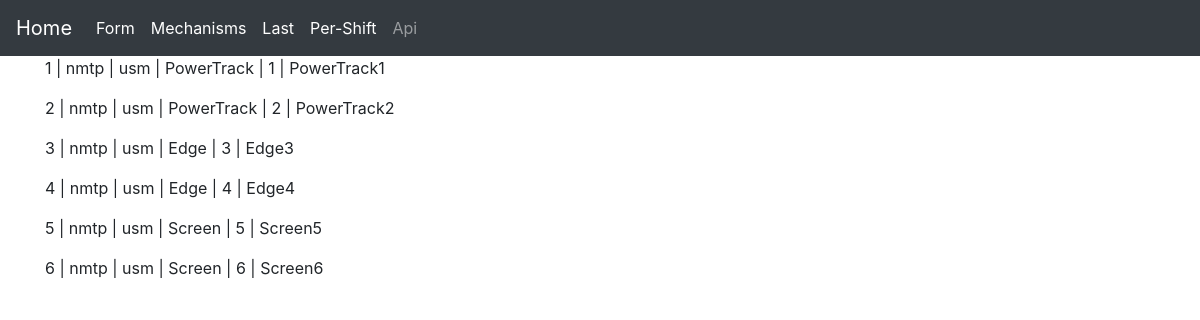
Before: /show_all_mechanisms with the older database file.
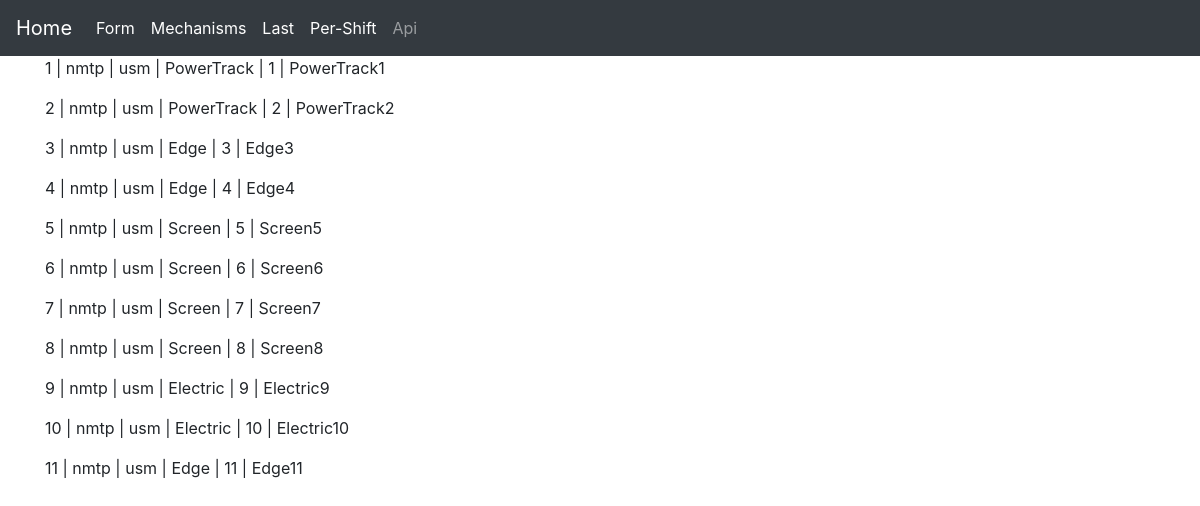
After: the same page with the newer database file.
### app/model.py (models this page shows, shortened)
class Mechanism(db.Model):
    id = db.Column(db.Integer, primary_key=True)
    company = db.Column(db.String(64), index=True)
    type = db.Column(db.String(64), index=True)
    model = db.Column(db.String(64), index=True)
    number = db.Column(db.SmallInteger, index=True)
    name = db.Column(db.String(64), index=True, unique=True)
    posts = db.relationship('Post', backref='mech', lazy='dynamic')

### app/views.py (the view)
@app.route("/show_all_mechanisms")
def show_all_mechanisms():
    all_mech = Mechanism.query.all()
    return render_template("mechanisms.html",
                           title='Механизмы',
                           mechs=all_mech)

### app/templates/mechanisms.html
{% extends "base.html" %}
{% block main %}
    {% for mech in mechs %}
        <p>{{mech.id}} | {{mech.company}} | {{mech.type}} |
        {{mech.model}} | {{mech.number}} | {{mech.name}} </p>
    {% endfor %}
{% endblock %}

### app/templates/base.html (shortened to what this page needs)
</html>
<!DOCTYPE html>
<html lang="en">
<head>
</head>
<link rel="stylesheet" href="https://stackpath.bootstrapcdn.com/bootstrap/4.3.1/css/bootstrap.min.css">
</head>
<body>
<nav class="navbar navbar-expand-lg navbar-dark bg-dark">
    <a class="navbar-brand" href="/">Home</a>
    <div class="collapse navbar-collapse" id="navbarNav">
      <ul class="navbar-nav">
        <li class="nav-item active">
            <a class="nav-link" href="{{'form_mech'}}">Form <span class="sr-only">(current)</span></a>
        </li>
        <li class="nav-item active">
            <a class="nav-link" href="{{'show_all_mechanisms'}}">Mechanisms</a>
        </li>
        <li class="nav-item active">
            <a class="nav-link" href="{{'last'}}">Last</a>
        </li>
        <li class="nav-item active">
            <a class="nav-link" href="{{'per_shift'}}">Per-Shift</a>
        </li>
        <li class="nav-item">
          <a class="nav-link" href="#">Api</a>
        </li>
      </ul>
    </div>
  </nav>
  <div class="container">
    <div cass="row">
    {% block main %} {% endblock %}
    </div>
  </div>
</body>
</html>

Changed rows visible on the page:
added Mechanism: id "7", company "nmtp", type "usm", model "Screen", number "7", name "Screen7"
added Mechanism: id "8", company "nmtp", type "usm", model "Screen", number "8", name "Screen8"
added Mechanism: id "9", company "nmtp", type "usm", model "Electric", number "9", name "Electric9"
added Mechanism: id "10", company "nmtp", type "usm", model "Electric", number "10", name "Electric10"
added Mechanism: id "11", company "nmtp", type "usm", model "Edge", number "11", name "Edge11"
